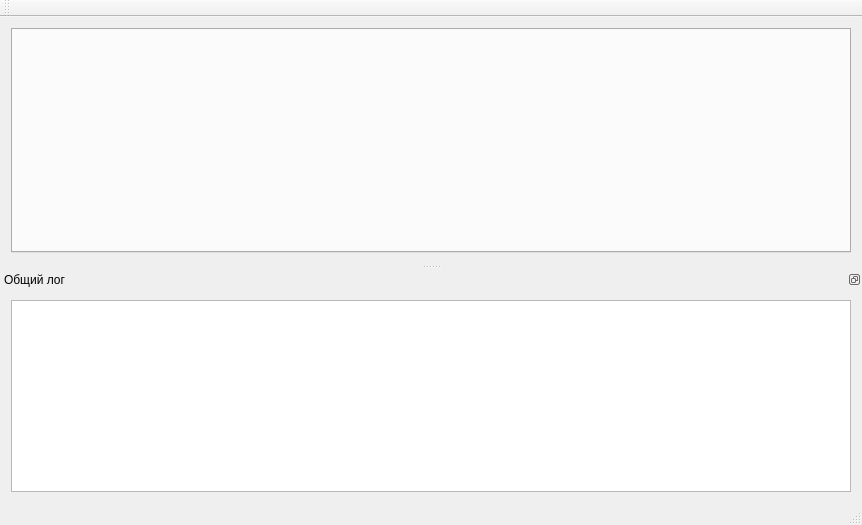
<?xml version="1.0" encoding="UTF-8"?>
<ui version="4.0">
 <class>MainWindow</class>
 <widget class="QMainWindow" name="MainWindow">
  <property name="geometry">
   <rect>
    <x>0</x>
    <y>0</y>
    <width>862</width>
    <height>525</height>
   </rect>
  </property>
  <property name="windowTitle">
   <string>MainWindow</string>
  </property>
  <widget class="QWidget" name="centralWidget">
   <layout class="QVBoxLayout" name="verticalLayout">
    <item>
     <widget class="QTabWidget" name="tabWidget">
      <property name="currentIndex">
       <number>-1</number>
      </property>
     </widget>
    </item>
   </layout>
  </widget>
  <widget class="QMenuBar" name="menuBar">
   <property name="geometry">
    <rect>
     <x>0</x>
     <y>0</y>
     <width>862</width>
     <height>21</height>
    </rect>
   </property>
  </widget>
  <widget class="QToolBar" name="mainToolBar">
   <attribute name="toolBarArea">
    <enum>TopToolBarArea</enum>
   </attribute>
   <attribute name="toolBarBreak">
    <bool>false</bool>
   </attribute>
  </widget>
  <widget class="QStatusBar" name="statusBar"/>
  <widget class="QDockWidget" name="dockMainLog">
   <property name="floating">
    <bool>false</bool>
   </property>
   <property name="features">
    <set>QDockWidget::DockWidgetFloatable|QDockWidget::DockWidgetMovable</set>
   </property>
   <property name="windowTitle">
    <string>Общий лог</string>
   </property>
   <attribute name="dockWidgetArea">
    <number>8</number>
   </attribute>
   <widget class="QWidget" name="dockWidgetContents">
    <layout class="QVBoxLayout" name="verticalLayout_2">
     <item>
      <widget class="QTextEdit" name="textMainLog"/>
     </item>
    </layout>
   </widget>
  </widget>
 </widget>
 <layoutdefault spacing="6" margin="11"/>
 <resources/>
 <connections/>
</ui>
